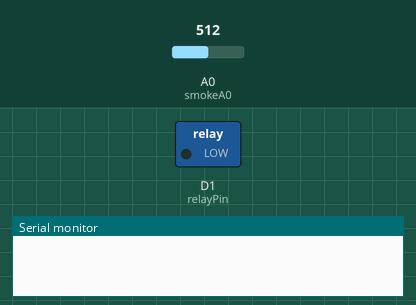
This sketch was run on a simulated ESP8266 (NodeMCU). Parts: switched loads named in the sketch (green lamp = pin HIGH), the last lines printed to the serial monitor. Inputs (shaded band) come from the test bench; at power-on: A0 (smokeA0) = 512. WiFi joins after 1.5 s; servers stay silent unless stated.

Above: at 1.9 s.
At 2.9 s:
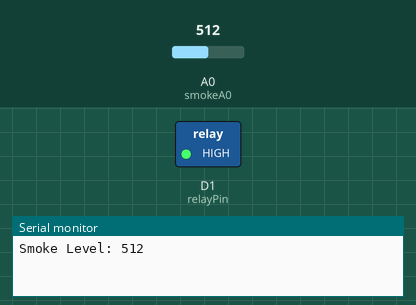
Timing chart, 0 to 4.4 s (numbered marks = the images above):
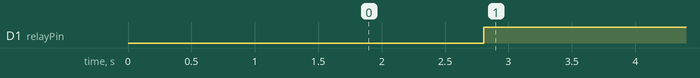

The sketch:

smart-exhaust-fan-control-using-mq2-sensor-and-esp8266.ino
```cpp
#define BLYNK_TEMPLATE_ID "TMPLsdf37UsdfmEUog3K"
#define BLYNK_TEMPLATE_NAME "Smoke Controlled Exhaust Fan"
#define BLYNK_AUTH_TOKEN "iE0jdwBsdfLmUBFdsfZICzOhCPfBGfg0WLsdfhw3snzS"

#define BLYNK_PRINT Serial
#include <ESP8266WiFi.h>
#include <BlynkSimpleEsp8266.h>

char auth[] = BLYNK_AUTH_TOKEN; // Blynk Auth Token
char ssid[] = "WiFi Username";      // WiFi SSID
char pass[] = "WiFi Password";  // WiFi Password

const int smokeA0 = A0;   // Analog pin A0 connected to MQ-2 sensor
const int relayPin = D1;  // Digital pin D1 connected to relay module

BlynkTimer timer;

void setup() {
  Serial.begin(9600);
  Blynk.begin(auth, ssid, pass);

  pinMode(smokeA0, INPUT);
  pinMode(relayPin, OUTPUT);
  digitalWrite(relayPin, LOW);

  timer.setInterval(1000L, checkSmokeLevel);
}

void checkSmokeLevel() {
  int smokeLevel = analogRead(smokeA0);
  Serial.print("Smoke Level: ");
  Serial.println(smokeLevel);
  Blynk.virtualWrite(V1, smokeLevel); // Send smoke level to Blynk

  if (smokeLevel > 150) {
    digitalWrite(relayPin, HIGH); // Turn on relay (and fan)
  } else {
    digitalWrite(relayPin, LOW);  // Turn off relay (and fan)
  }
}

BLYNK_WRITE(V2) { // Manual control from Blynk app
  int pinValue = param.asInt();
  digitalWrite(relayPin, pinValue);
}

void loop() {
  Blynk.run();
  timer.run();
}
```

Measured:
- by itself, D1 (relayPin): LOW → HIGH at 2.8 s
